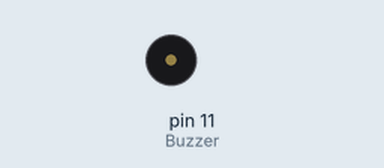
Bench run of a program on a simulated Raspberry Pi (header pin numbers). Parts: buzzer (waves = sounding, pin HIGH). What the program prints to the terminal is not drawn.

Above: at 0.5 s.
Timing chart, 0 to 4.6 s (numbered marks = the images above):
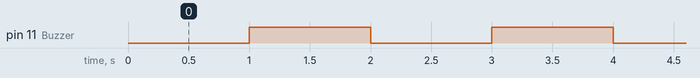

Measured:
- by itself, pin 11 (Buzzer): alternates HIGH for 1.0 s and LOW for 1.0 s

The program:

buzzer.py
```python
import RPi.GPIO as GPIO
import time
Buzzer = 11 # pin11
def setup(pin):
    global BuzzerPin
    BuzzerPin = pin
    GPIO.setmode(GPIO.BOARD) # Numbers GPIOs by physical location
    GPIO.setup(BuzzerPin, GPIO.OUT)
    GPIO.output(BuzzerPin, GPIO.HIGH)
def on():
    print "Beep ON"
    GPIO.output(BuzzerPin, GPIO.LOW)
def off():
    print "Beep OFF"
    GPIO.output(BuzzerPin, GPIO.HIGH)
def beep(x):
    on()
    time.sleep(x)
    off()
    time.sleep(x)
def loop():
    while True:
        beep(1)
def destroy():
    GPIO.output(BuzzerPin, GPIO.HIGH)
    GPIO.cleanup() # Release resource
if __name__ == '__main__': # Program start from here
    setup(Buzzer)
    try:
        loop()
    except KeyboardInterrupt: # When 'Ctrl+C' is pressed, the child program destroy() will be executed.
        destroy()
```
